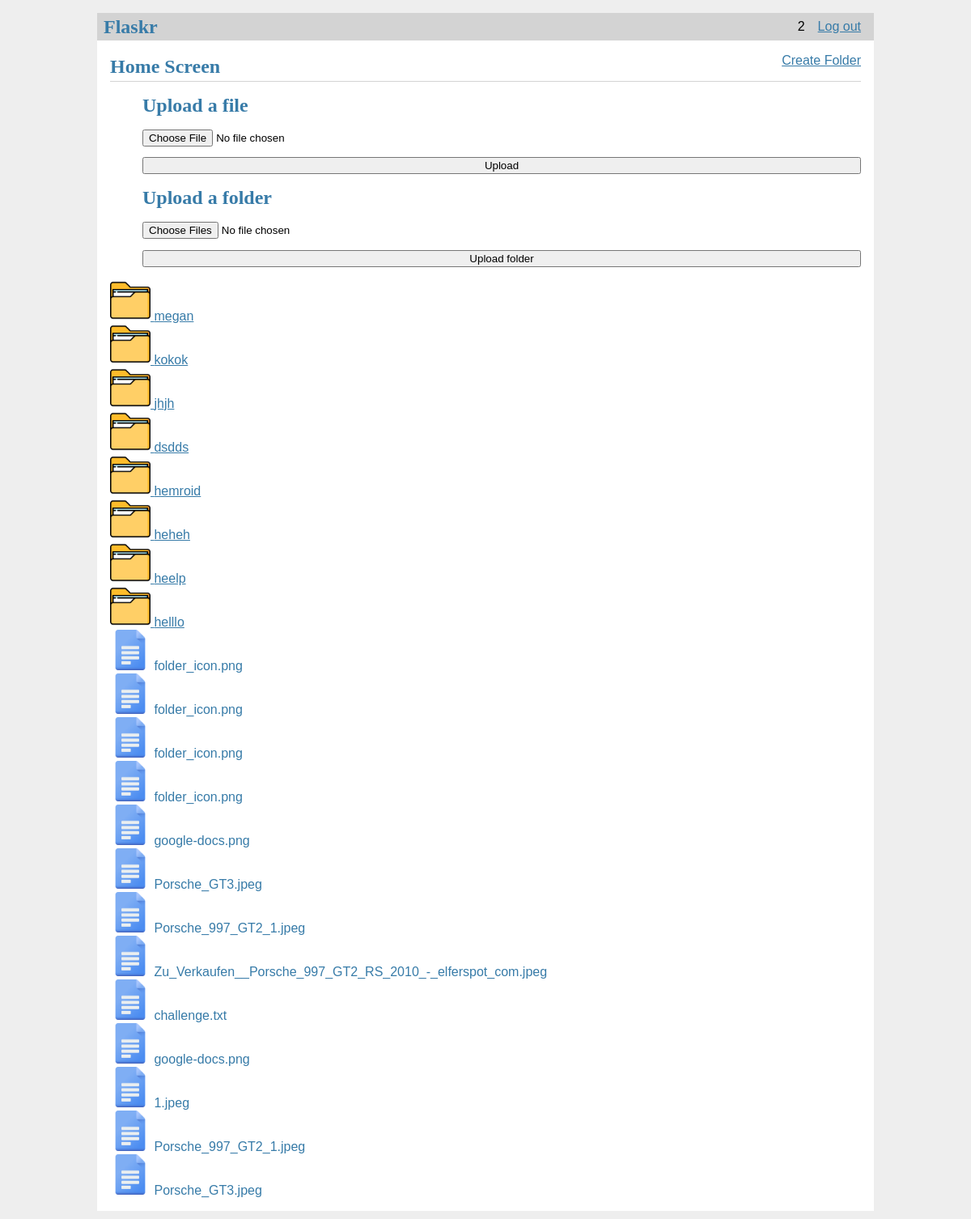
Page / (signed in) on the earlier database version.
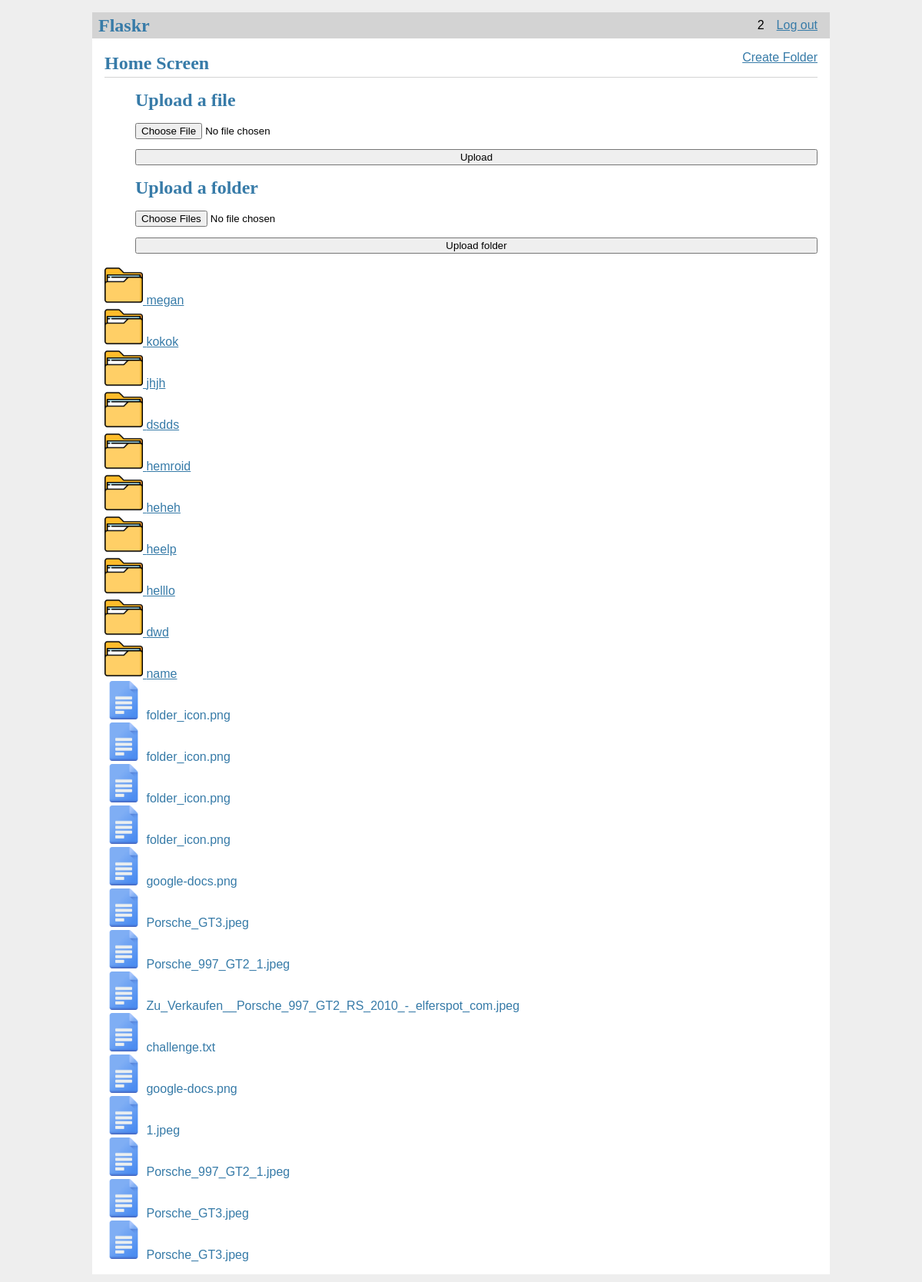
Same page on the later database version.
### tables this page shows
CREATE TABLE users (
  id INTEGER PRIMARY KEY AUTOINCREMENT,
  username VARCHAR(77) UNIQUE NOT NULL,
  password VARCHAR(55) NOT NULL
);

CREATE TABLE folders (
  folder_id INTEGER PRIMARY KEY AUTOINCREMENT,
  name TEXT NOT NULL,
  parent_id INTEGER,
  id INTEGER,
  typ TEXT NOT NULL,
  created_at TIMESTAMP DEFAULT CURRENT_TIMESTAMP,
  updated_at TIMESTAMP DEFAULT CURRENT_TIMESTAMP,
  FOREIGN KEY (parent_id) REFERENCES folders(folder_id) ON DELETE CASCADE,
  FOREIGN KEY (id) REFERENCES users(id) ON DELETE CASCADE
);

CREATE TABLE files (
  file_id INTEGER PRIMARY KEY AUTOINCREMENT,
  name TEXT NOT NULL,
  folder_id INTEGER,
  typ TEXT NOT NULL,
  content BLOB,
  id INTEGER,
  created_at TIMESTAMP DEFAULT CURRENT_TIMESTAMP,
  updated_at TIMESTAMP DEFAULT CURRENT_TIMESTAMP,
  FOREIGN KEY (folder_id) REFERENCES folders(folder_id) ON DELETE CASCADE,
  FOREIGN KEY (id) REFERENCES users(id) ON DELETE CASCADE
);

### flaskr/home.py (the view)
@bp.route('/')
@login_required
def home():
    db = get_db()
    folders = db.execute(
        "SELECT * FROM folders WHERE id = ? AND parent_id IS NULL",
        (g.user['id'],)).fetchall()
    files = db.execute(
        "SELECT * FROM files WHERE  id = ? AND folder_id  IS NULL",
        (g.user['id'],)).fetchall()
    return render_template('homepage/home.html',folders=folders,files=files)

### flaskr/auth.py (called while the page is built)
@bp.before_app_request
def load_logged_in_user():
    id = session.get('id')
    if id is None:
        g.user = None
    else:
        g.user = get_db().execute(
            'Select * from users where id =?',(id,)
        ).fetchone()

def login_required(view):
    @functools.wraps(view)
    def wrapped_view(**kwargs):
        if g.user is None:
            return redirect(url_for('auth.login'))
        return view(**kwargs)
    return wrapped_view

### flaskr/create.py (called while the page is built)
@bp.before_app_request
def load_user_and_folders():
    user_id = session.get('id')
    if user_id:
        g.user = get_db().execute('SELECT * FROM users WHERE id = ?', (user_id,)).fetchone()
    else:
        g.user = None

### flaskr/db.py (called while the page is built)
def get_db():
    if 'db' not in g:
        g.db = sqlite3.connect(
            current_app.config['DATABASE'],
            detect_types=sqlite3.PARSE_DECLTYPES
        )
        g.db.row_factory = sqlite3.Row
    return g.db

### flaskr/upload.py (called while the page is built)
@bp.before_app_request
def load_logged_in_user():
    user_id = session.get('id')
    if user_id is None:
        g.user = None
    else:
        db = get_db()
        g.user = db.execute('SELECT * FROM users WHERE id = ?', (user_id,)).fetchone()

### flaskr/templates/homepage/home.html (shortened to what this page needs)
{% extends 'base.html' %}
{% block header %}
  <h1>{% block title %}Home Screen{% endblock %}</h1>
  <form action="{{ url_for('create.create_folder') }}" method="POST" enctype="multipart/form-data">
    <a href="{{ url_for('create.create_folder') }}">Create Folder</a>
  </form>
{% endblock %}
{% block content %}
<ul>
    <h1>Upload a file</h1>
    <form method="POST" action="/upload" enctype="multipart/form-data">
      <input type="file" id="file-upload" name="file">
      <button type="submit">Upload </button>
    </form>
    <h1>Upload a folder</h1>
    <form id="uploadForm" action="/upload-folder" method="POST" enctype="multipart/form-data">
      <input type="file" id="folderInput"  webkitdirectory multiple>
      <button type="submit">Upload folder</button>
    </form>
</ul>
<div class="item-list">
  {% if folders %}
    {% for folder in folders %}
      <div class="item">
        <a href="{{ url_for('home.subfolder', folder_id=folder['folder_id']) }}">
          <img src="{{ url_for('static', filename='images/folder_icon.png') }}" alt="Folder Icon" class="folder-icon">
          {{ folder['name'] }}
        </a>
      </div>
    {% endfor %}
  {% else %}
    <p>No folders available.</p>
  {% endif %}
  {% if files %}
    {% for file in files %}
      <div class="item">
        <a>
          <img src="{{ url_for('static', filename='images/google-docs.png') }}" alt="File Icon" class="folder-icon">
          {{ file['name'] }}
    {% endfor %}
  {% else %}
    <p>No files available.</p>
  {% endif %}
</div>
{% endblock %}

### flaskr/templates/base.html (shortened to what this page needs)
<!dOCTYPE html>
<link rel="stylesheet" href="{{url_for('static',filename='style.css')}}">
<nav>
  <h1>Flaskr</h1>
  <ul>
    {% if g.user %}
      <li><span>{{g.user['username']}}</span>
      <li><a href="{{url_for('auth.logout')}}">Log out</a>
    {% else %}
        <li><a href="{{url_for('auth.register')}}">Register</a>
        <li><a href="{{url_for('auth.login')}}">log In</a>
    {% endif %}
  </ul>
</nav>
<section class="content">
  <header>
    {%block header%}{%endblock%}
  </header>
  {% block content %}{% endblock %}
</section>

### flaskr/static/style.css (style rules this page uses)
h1 { font-family: serif; color: #377ba8; margin: 1rem 0; }
a { color: #377ba8; }
nav { background: lightgray; display: flex; align-items: center; padding: 0 0.5rem; }
nav h1 { flex: auto; margin: 0; }
nav ul { display: flex; list-style: none; margin: 0; padding: 0; }
nav ul li a, nav ul li span, header .action { display: block; padding: 0.5rem; }
.content { padding: 0 1rem 1rem; }
.content > header { border-bottom: 1px solid lightgray; display: flex; align-items: flex-end; }
.content > header h1 { flex: auto; margin: 1rem 0 0.25rem 0; }
.content:last-child { margin-bottom: 0; }
.content form { margin: 1em 0; display: flex; flex-direction: column; }
.content input, .content textarea { margin-bottom: 1em; }

### flaskr/templates/homepage/home.html (style rules this page uses)
.folder-icon { width: 50px; height: auto; }

Differences in the rows shown:
added folders: name "dwd"
added folders: name "name"
added files: name "Porsche_GT3.jpeg"
